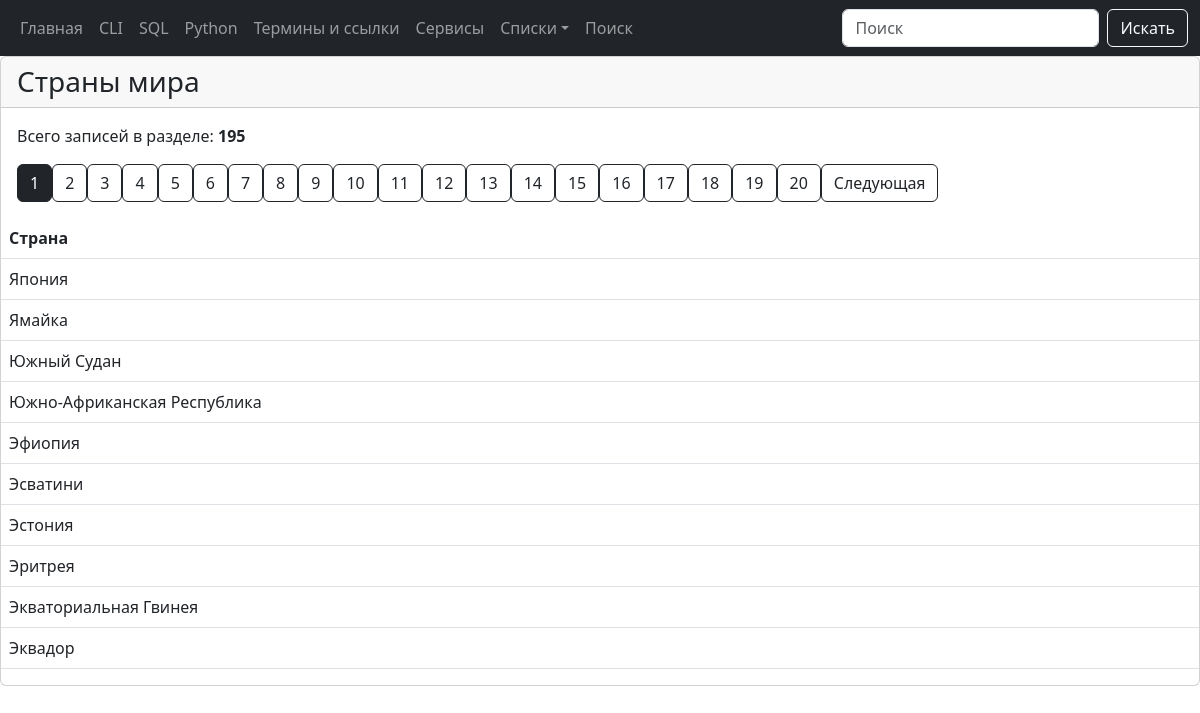
Screenshot of /lists/countries with the database file from the repository.
### tables this page shows
CREATE TABLE countries (
    id INTEGER PRIMARY KEY AUTOINCREMENT,
    name_ru TEXT NOT NULL UNIQUE
);

### modules/lists/countries_list.py (the view)
@bp.route("/lists/countries")
def countries_list_page():
    page = request.args.get('page', 1, type=int)
    conn = connect.get_db_connection()
    cur = conn.cursor()
    countries_list_count = int(cur.execute("SELECT COUNT(*) FROM countries").fetchone()[0])
    offset = (page - 1) * PER_PAGE
    countries_list = conn.execute(
        "SELECT * FROM countries ORDER BY 1 DESC LIMIT ? OFFSET ?",
        (PER_PAGE, offset)
    ).fetchall()
    conn.close()
    total_pages = (countries_list_count + PER_PAGE - 1) // PER_PAGE
    return render_template("lists/countries_list.html",
                           countries_list=countries_list,
                           countries_list_count=countries_list_count,
                           page=page,
                           total_pages=total_pages,
                           )

### modules/connect.py (called while the page is built)
def get_db_connection():
    db_path = os.path.join(BASE_DIR, '../database.db')
    conn = sqlite3.connect(db_path, timeout=30)
    conn.row_factory = sqlite3.Row
    return conn

### templates/lists/countries_list.html (shortened to what this page needs)
{% extends "base.html" %}
{% block content %}
<div class="card mb-4">
    <div class="card-header h3">Страны мира</div>
    <div class="card-body">
        <p class="card-text">Всего записей в разделе: <b>{{ countries_list_count }}</b></p>
        <div class="pagination">
            {% for p in range(1, total_pages + 1) %}
            <a href="{{ url_for('countries_list_page.countries_list_page', page=p) }}"
                class="btn btn-outline-dark {% if p == page %}active{% endif %}">{{ p }}</a>
            {% endfor %}
            {% if page < total_pages %} <a
                href="{{ url_for('countries_list_page.countries_list_page', page=page+1) }}"
                class="btn btn-outline-dark">Следующая</a>
                {% endif %}
        </div>
    </div>
    <table class="table">
        <thead>
            <tr>
                <th>Страна</th>
            </tr>
        </thead>
        <tbody>
            {% for countries_list in countries_list %}
            <tr>
                <td>{{ countries_list['name_ru'] }}</td>
            </tr>
            {% endfor %}
        </tbody>
    </table>
</div>
{% endblock %}

### rows the page displays
countries: name_ru "Япония"
countries: name_ru "Ямайка"
countries: name_ru "Южный Судан"
countries: name_ru "Южно-Африканская Республика"
countries: name_ru "Эфиопия"
countries: name_ru "Эсватини"
countries: name_ru "Эстония"
countries: name_ru "Эритрея"
countries: name_ru "Экваториальная Гвинея"
countries: name_ru "Эквадор"

### other values shown
{{ countries_list_count }} "195"
{{ p }} "1" "2" "3" "4" "5" "6" "7" "8" "9" "10" "11" "12" "13" "14" "15" "16" "17" "18" "19" "20"
